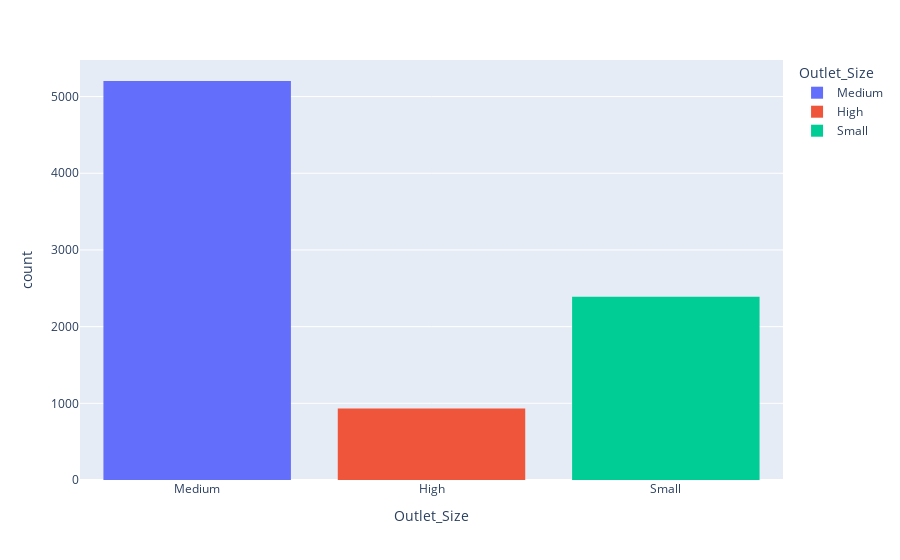

Here is the notebook cell this chart was saved with:
### Code cell
fig = px.histogram(train,'Outlet_Size',color='Outlet_Size')
fig.show()

### Figure 1 — Plotly figure (JSON) as saved in the notebook; plotly's stock layout.template omitted (floating-point values rounded to 4 significant figures; data arrays with more than 128 entries replaced by an {"elided": "..."} marker saying what was removed)
{"data": [{"alignmentgroup": "True", "bingroup": "x", "hovertemplate": "Outlet_Size=%{x}<br>count=%{y}<extra></extra>", "legendgroup": "Medium", "marker": {"color": "#636efa", "pattern": {"shape": ""}}, "name": "Medium", "offsetgroup": "Medium", "orientation": "v", "showlegend": true, "type": "histogram", "x": {"elided": "5203 str values"}, "xaxis": "x", "yaxis": "y"}, {"alignmentgroup": "True", "bingroup": "x", "hovertemplate": "Outlet_Size=%{x}<br>count=%{y}<extra></extra>", "legendgroup": "High", "marker": {"color": "#EF553B", "pattern": {"shape": ""}}, "name": "High", "offsetgroup": "High", "orientation": "v", "showlegend": true, "type": "histogram", "x": {"elided": "932 str values"}, "xaxis": "x", "yaxis": "y"}, {"alignmentgroup": "True", "bingroup": "x", "hovertemplate": "Outlet_Size=%{x}<br>count=%{y}<extra></extra>", "legendgroup": "Small", "marker": {"color": "#00cc96", "pattern": {"shape": ""}}, "name": "Small", "offsetgroup": "Small", "orientation": "v", "showlegend": true, "type": "histogram", "x": {"elided": "2388 str values"}, "xaxis": "x", "yaxis": "y"}], "layout": {"barmode": "relative", "legend": {"title": {"text": "Outlet_Size"}, "tracegroupgap": 0}, "margin": {"t": 60}, "xaxis": {"anchor": "y", "categoryarray": ["Medium", "High", "Small"], "categoryorder": "array", "domain": [0, 1], "title": {"text": "Outlet_Size"}}, "yaxis": {"anchor": "x", "domain": [0, 1], "title": {"text": "count"}}}}
